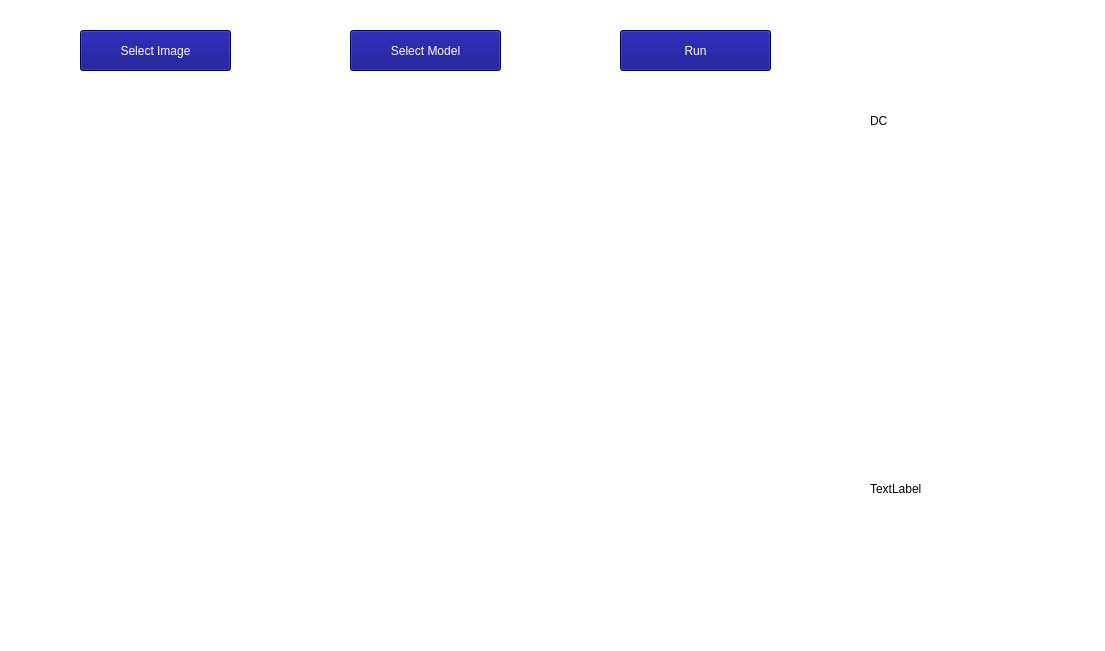
<?xml version="1.0" encoding="UTF-8"?>
<ui version="4.0">
 <class>MainWindow</class>
 <widget class="QMainWindow" name="MainWindow">
  <property name="geometry">
   <rect>
    <x>0</x>
    <y>0</y>
    <width>1105</width>
    <height>651</height>
   </rect>
  </property>
  <property name="windowTitle">
   <string>MainWindow</string>
  </property>
  <property name="styleSheet">
   <string notr="true">background-color: rgb(255, 255, 255);
border-color: rgb(0, 0, 127);</string>
  </property>
  <widget class="QWidget" name="centralwidget">
   <widget class="QPushButton" name="pushButton">
    <property name="geometry">
     <rect>
      <x>80</x>
      <y>30</y>
      <width>151</width>
      <height>41</height>
     </rect>
    </property>
    <property name="styleSheet">
     <string notr="true">background-color: rgb(0, 0, 127);
color: rgb(255, 255, 255);</string>
    </property>
    <property name="text">
     <string>Select Image</string>
    </property>
   </widget>
   <widget class="QPushButton" name="pushButton_2">
    <property name="geometry">
     <rect>
      <x>350</x>
      <y>30</y>
      <width>151</width>
      <height>41</height>
     </rect>
    </property>
    <property name="styleSheet">
     <string notr="true">background-color: rgb(0, 0, 127);
color: rgb(255, 255, 255);</string>
    </property>
    <property name="text">
     <string>Select Model</string>
    </property>
   </widget>
   <widget class="QPushButton" name="pushButton_3">
    <property name="geometry">
     <rect>
      <x>620</x>
      <y>30</y>
      <width>151</width>
      <height>41</height>
     </rect>
    </property>
    <property name="styleSheet">
     <string notr="true">border-color: rgb(0, 0, 127);
background-color: rgb(0, 0, 127);
color: rgb(255, 255, 255);</string>
    </property>
    <property name="text">
     <string>Run</string>
    </property>
   </widget>
   <widget class="QLabel" name="label_2">
    <property name="geometry">
     <rect>
      <x>40</x>
      <y>80</y>
      <width>231</width>
      <height>481</height>
     </rect>
    </property>
    <property name="sizePolicy">
     <sizepolicy hsizetype="Ignored" vsizetype="Ignored">
      <horstretch>0</horstretch>
      <verstretch>0</verstretch>
     </sizepolicy>
    </property>
    <property name="text">
     <string/>
    </property>
    <property name="pixmap">
     <pixmap>data/f01/image/0003.png</pixmap>
    </property>
    <property name="scaledContents">
     <bool>true</bool>
    </property>
   </widget>
   <widget class="QLabel" name="label_3">
    <property name="geometry">
     <rect>
      <x>580</x>
      <y>80</y>
      <width>231</width>
      <height>481</height>
     </rect>
    </property>
    <property name="sizePolicy">
     <sizepolicy hsizetype="Ignored" vsizetype="Ignored">
      <horstretch>0</horstretch>
      <verstretch>0</verstretch>
     </sizepolicy>
    </property>
    <property name="text">
     <string/>
    </property>
    <property name="pixmap">
     <pixmap>data/f01/image/0003.png</pixmap>
    </property>
    <property name="scaledContents">
     <bool>true</bool>
    </property>
   </widget>
   <widget class="QLabel" name="label_4">
    <property name="geometry">
     <rect>
      <x>310</x>
      <y>80</y>
      <width>231</width>
      <height>481</height>
     </rect>
    </property>
    <property name="sizePolicy">
     <sizepolicy hsizetype="Ignored" vsizetype="Ignored">
      <horstretch>0</horstretch>
      <verstretch>0</verstretch>
     </sizepolicy>
    </property>
    <property name="text">
     <string/>
    </property>
    <property name="pixmap">
     <pixmap>data/f01/image/0003.png</pixmap>
    </property>
    <property name="scaledContents">
     <bool>true</bool>
    </property>
   </widget>
   <widget class="QLabel" name="label">
    <property name="geometry">
     <rect>
      <x>870</x>
      <y>100</y>
      <width>71</width>
      <height>41</height>
     </rect>
    </property>
    <property name="text">
     <string>DC</string>
    </property>
   </widget>
   <widget class="QLabel" name="label_5">
    <property name="geometry">
     <rect>
      <x>870</x>
      <y>480</y>
      <width>70</width>
      <height>18</height>
     </rect>
    </property>
    <property name="text">
     <string>TextLabel</string>
    </property>
   </widget>
  </widget>
  <widget class="QMenuBar" name="menubar">
   <property name="geometry">
    <rect>
     <x>0</x>
     <y>0</y>
     <width>1105</width>
     <height>29</height>
    </rect>
   </property>
  </widget>
  <widget class="QStatusBar" name="statusbar"/>
 </widget>
 <resources/>
 <connections/>
</ui>
